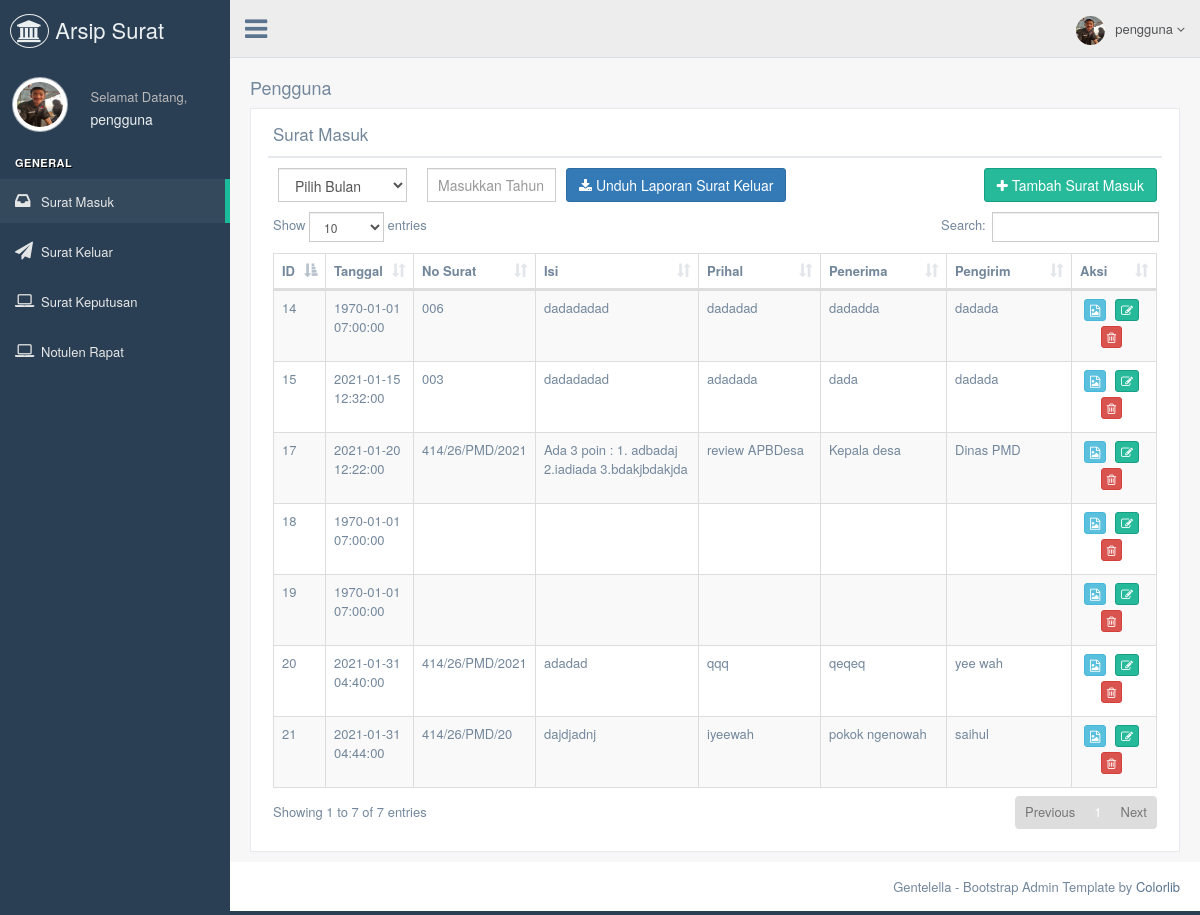
The page /pengguna/datasuratmasuk.php (signed in) on the database its author committed.
### tables this page shows
CREATE TABLE `tb_pengguna` (
  `id_pengguna` int(11) NOT NULL,
  `nama_pengguna` varchar(255) NOT NULL,
  `full_name` varchar(255) NOT NULL,
  `username_pengguna` varchar(255) NOT NULL,
  `password_pengguna` varchar(255) NOT NULL,
  `foto_pengguna` varchar(255) NOT NULL
);

CREATE TABLE `surat_masuk` (
  `id_suratmasuk` int(11) NOT NULL,
  `tgl_suratmasuk` text NOT NULL,
  `no_suratmasuk` text NOT NULL,
  `isi_suratmasuk` text NOT NULL,
  `perihal_suratmasuk` text NOT NULL,
  `penerima_suratmasuk` text NOT NULL,
  `pengirim_suratmasuk` text NOT NULL
);

### pengguna/datasuratmasuk.php (the view, shortened to what this page needs)
<!DOCTYPE html>
<html lang="en">
  <head>
    <link href="../assets/vendors/bootstrap/dist/css/bootstrap.min.css" rel="stylesheet">
    <link href="../assets/vendors/font-awesome/css/font-awesome.min.css" rel="stylesheet">
    <link href="../assets/vendors/nprogress/nprogress.css" rel="stylesheet">
    <link href="../assets/vendors/iCheck/skins/flat/green.css" rel="stylesheet">
    <link href="../assets/vendors/datatables.net-bs/css/dataTables.bootstrap.min.css" rel="stylesheet">
    <link href="../assets/vendors/datatables.net-buttons-bs/css/buttons.bootstrap.min.css" rel="stylesheet">
    <link href="../assets/vendors/datatables.net-fixedheader-bs/css/fixedHeader.bootstrap.min.css" rel="stylesheet">
    <link href="../assets/vendors/datatables.net-responsive-bs/css/responsive.bootstrap.min.css" rel="stylesheet">
    <link href="../assets/vendors/datatables.net-scroller-bs/css/scroller.bootstrap.min.css" rel="stylesheet">
    <link href="../assets/build/css/custom.min.css" rel="stylesheet">
  </head>
  <body class="nav-md">
    <div class="container body">
      <div class="main_container">
        <?php
        include("sidebarmenu.php");
        ?>
        <?php
        include("header.php");
        ?>
        <div class="right_col" role="main">
          <div class="">
            <div class="page-title">
              <div class="title_right">
                <h2>Pengguna </h2>
              </div>
            </div>
            <div class="clearfix"></div>
            <div class="row">
              <div class="col-md-12 col-sm-12 col-xs-12">
                <div class="x_panel">
                  <div class="x_title">
                    <h2>Surat Masuk</small></h2>
                    <div class="clearfix"></div>
                  </div>
                  <form action="proses/proses_exportsuratmasuk.php"  name="download_suratkeluar" method="post" enctype="multipart/form-data" id="demo-form2" data-parsley-validate class="form-horizontal form-label-left">
                        <div class="col-md-2 col-sm-2 col-xs-6">
                          <select name="bulan" class="select2_single form-control" tabindex="-1">
                            <option>Pilih Bulan</option>
                          </select>
                        </div>
                        <div class="col-md-2 col-sm-2 col-xs-6">
                          <input type="text" id="tahun" name="tahun" required="required"  placeholder="Masukkan Tahun" class="form-control col-md-7 col-xs-12">
                        </div>
                  <button type="submit" class="btn btn-primary"><i class="fa fa-download"></i> Unduh Laporan Surat Keluar</button></a>
                  <a href="inputsuratmasuk.php"><button type="button" class="btn btn-success pull-right"><i class="fa fa-plus"></i> Tambah Surat Masuk</button></a>
                  </form>
                  <div class="x_content">
                             <?php
                              include '../koneksi/koneksi.php';
                              $sql1  		= "SELECT * FROM surat_masuk order by id_suratmasuk asc";
                              $query1  	= mysqli_query($db, $sql1);
                              $total		= mysqli_num_rows($query1);
                              if ($total == 0) {
                                echo"<center><h2>Belum Ada Data Bagian</h2></center>";
                              }
                              else{?>
                    <table id="datatable" class="table table-striped table-bordered">
                      <thead>
                        <tr>
                          <th width="5%">ID </th>
                          <th width="10%">Tanggal </th>
                          <th width="10%">No Surat</th>
                          <th width="20%">Isi </th>
                          <th width="15%">Prihal</th>
                          <th width="15%">Penerima</th>
                          <th width="15%">Pengirim</th>
                          <th width="15%">Aksi</th>
                        </tr>
                      </thead>
                      <tbody>
                            <?php
                            while($data = mysqli_fetch_array($query1)){
                              echo'<tr>
                              <td>	'. $data['id_suratmasuk'].'		</td>
                              <td>	'. $data['tgl_suratmasuk'].'	</td>
                              <td>	'. $data['no_suratmasuk'].'  		</td>
                              <td>	'. $data['isi_suratmasuk'].'		</td>
                              <td>	'. $data['perihal_suratmasuk'].'		</td>
                              <td>	'. $data['penerima_suratmasuk'].'		</td>
                              <td>	'. $data['pengirim_suratmasuk'].'		</td>
                              <td style="text-align:center;">
                              <a href=detail-suratmasuk.php?id_suratmasuk='.$data['id_suratmasuk'].'><button type="button" title="Detail" class="btn btn-info btn-xs"><i class="fa fa-file-image-o"></i></button></a>
                              <a href=editsuratmasuk.php?id_suratmasuk='.$data['id_suratmasuk'].'><button type="button" title="Edit" class="btn btn-success btn-xs"><i class="fa  fa-edit"></i></button></a>
                              <a onclick="return konfirmasi()" href="proses/proses_hapus.php?id_suratmasuk='.$data['id_suratmasuk'].'"><button type="button" title="Hapus" class="btn btn-danger btn-xs"><i class="fa fa-trash-o"></i></button></a></td>
                              </tr>';
                            }
                            ?>
                      </tbody>
                    </table>
                  <?php } ?>
                  </div>
                  </div>
                </div>
              </div>
            </div>
          </div>
        </div>
        <footer>
          <div class="pull-right">
            Gentelella - Bootstrap Admin Template by <a href="https://colorlib.com">Colorlib</a>
          </div>
          <div class="clearfix"></div>
        </footer>
      </div>
  </body>
</html>

### pengguna/sidebarmenu.php (shortened to what this page needs)
<?php
	 include '../koneksi/koneksi.php';
      $sql  		= "SELECT * FROM tb_pengguna where id_pengguna='".$_SESSION['id']."'";
			$query  	= mysqli_query($db, $sql);
			$data 		= mysqli_fetch_array($query);
?>
        <div class="col-md-3 left_col">
          <div class="left_col scroll-view">
            <div class="navbar nav_title" style="border: 0;">
              <a href="index.php" class="site_title"><i class="fa fa-institution"></i> <span> Arsip Surat</span></a>
            </div>
            <div class="profile clearfix">
              <div class="profile_pic">
                <img src="../admin/images/pengguna/<?php echo $data['foto_pengguna']; ?>"  height="55" width="55" alt="" class="img-circle profile_img">
              </div>
              <div class="profile_info">
                <span>Selamat Datang,</span>
                <h2><?php echo $_SESSION['nama'];?></h2>
              </div>
            </div>
            <br />
            <div id="sidebar-menu" class="main_menu_side hidden-print main_menu">
              <div class="menu_section">
                <h3>General</h3>
                <ul class="nav side-menu">
                  <li><a href="datasuratmasuk.php"><i class="fa  fa-inbox"></i>Surat Masuk</a></li>
                  <li><a href="datasuratkeluar.php"><i class="fa fa-send"></i>Surat Keluar</a></li>
                  <li><a href="datasuratSK.php"><i class="fa fa-laptop"></i>Surat Keputusan</a></li>
                  <li><a href="notulen.php"><i class="fa fa-laptop"></i>Notulen Rapat</a></li>
                </ul>
              </div>
            </div>
          </div>
        </div>

### pengguna/header.php (shortened to what this page needs)
<?php
include '../koneksi/koneksi.php';
$sql  		= "SELECT * FROM tb_pengguna where id_pengguna='".$_SESSION['id']."'";
$query  	= mysqli_query($db, $sql);
$data 		= mysqli_fetch_array($query);
?>
        <div class="top_nav">
          <div class="nav_menu">
            <nav>
              <div class="nav toggle">
                <a id="menu_toggle"><i class="fa fa-bars"></i></a>
              </div>
              <ul class="nav navbar-nav navbar-right">
                <li class="">
                  <a href="javascript:;" class="user-profile dropdown-toggle" data-toggle="dropdown" aria-expanded="false">
                    <img src="../admin/images/pengguna/<?php echo $data['foto_pengguna']; ?>" alt=""><?php echo $_SESSION['nama'];?>
                    <span class=" fa fa-angle-down"></span>
                  </a>
                </li>
              </ul>
            </nav>
          </div>
        </div>

### rows shown on the page
tb_pengguna: foto_pengguna (picture)
surat_masuk: id_suratmasuk "14", tgl_suratmasuk "1970-01-01 07:00:00", no_suratmasuk "006", isi_suratmasuk "dadadadad", perihal_suratmasuk "dadadad", penerima_suratmasuk "dadadda", pengirim_suratmasuk "dadada"
surat_masuk: id_suratmasuk "15", tgl_suratmasuk "2021-01-15 12:32:00", no_suratmasuk "003", isi_suratmasuk "dadadadad", perihal_suratmasuk "adadada", penerima_suratmasuk "dada", pengirim_suratmasuk "dadada"
surat_masuk: id_suratmasuk "17", tgl_suratmasuk "2021-01-20 12:22:00", no_suratmasuk "414/26/PMD/2021", isi_suratmasuk "Ada 3 poin : 1. adbadaj 2.iadiada 3.bdakjbdakjda", perihal_suratmasuk "review APBDesa", penerima_suratmasuk "Kepala desa", pengirim_suratmasuk "Dinas PMD"
surat_masuk: id_suratmasuk "18", tgl_suratmasuk "1970-01-01 07:00:00"
surat_masuk: id_suratmasuk "19", tgl_suratmasuk "1970-01-01 07:00:00"
surat_masuk: id_suratmasuk "20", tgl_suratmasuk "2021-01-31 04:40:00", no_suratmasuk "414/26/PMD/2021", isi_suratmasuk "adadad", perihal_suratmasuk "qqq", penerima_suratmasuk "qeqeq", pengirim_suratmasuk "yee wah"
surat_masuk: id_suratmasuk "21", tgl_suratmasuk "2021-01-31 04:44:00", no_suratmasuk "414/26/PMD/20", isi_suratmasuk "dajdjadnj", perihal_suratmasuk "iyeewah", penerima_suratmasuk "pokok ngenowah", pengirim_suratmasuk "saihul"

### other values the page prints
$_SESSION['nama'] "pengguna"
